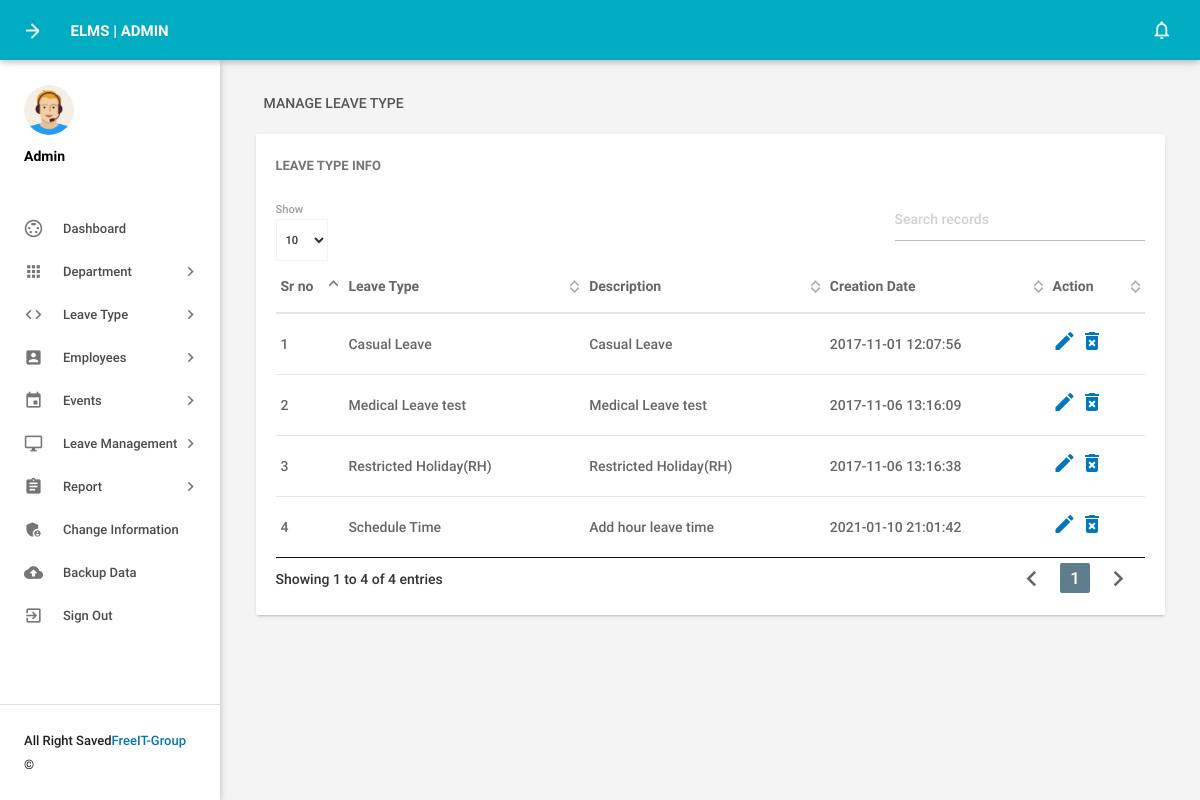
Screenshot of /admin/manageleavetype.php (signed in) with the database file from the repository.
### tables this page shows
CREATE TABLE `tblleavetype` (
  `id` int(11) NOT NULL,
  `LeaveType` varchar(200) DEFAULT NULL,
  `Description` mediumtext,
  `CreationDate` timestamp NOT NULL DEFAULT CURRENT_TIMESTAMP
);

### admin/manageleavetype.php (the view, shortened to what this page needs)
<?php
include('includes/config.php');
if(strlen($_SESSION['alogin'])==0)
    {
header('location:index.php');
}
else{
 ?>
<!DOCTYPE html>
<html lang="en">
    <head>
        <link type="text/css" rel="stylesheet" href="../assets/plugins/materialize/css/materialize.min.css"/>
        <link href="../assets/plugins/material-preloader/css/materialPreloader.min.css" rel="stylesheet">
        <link href="../assets/plugins/datatables/css/jquery.dataTables.min.css" rel="stylesheet">
        <link href="../assets/css/alpha.min.css" rel="stylesheet" type="text/css"/>
        <link href="../assets/css/custom.css" rel="stylesheet" type="text/css"/>
    </head>
    <body>
       <?php include('includes/header.php');?>
       <?php include('includes/sidebar.php');?>
            <main class="mn-inner">
                <div class="row">
                    <div class="col s12">
                        <div class="page-title">Manage Leave Type</div>
                    </div>
                    <div class="col s12 m12 l12">
                        <div class="card">
                            <div class="card-content">
                                <span class="card-title">Leave Type Info</span>
                                <table id="example" class="display responsive-table ">
                                    <thead>
                                        <tr>
                                            <th>Sr no</th>
                                            <th>Leave Type</th>
                                            <th>Description</th>
                                            <th>Creation Date</th>
                                            <th>Action</th>
                                        </tr>
                                    </thead>
                                    <tbody>
<?php $sql = "SELECT * from tblleavetype";
$query = $dbh -> prepare($sql);
$query->execute();
$results=$query->fetchAll(PDO::FETCH_OBJ);
$cnt=1;
if($query->rowCount() > 0)
{
foreach($results as $result)
{               ?>
                                        <tr>
                                            <td> <?php echo htmlentities($cnt);?></td>
                                            <td><?php echo htmlentities($result->LeaveType);?></td>
                                            <td><?php echo htmlentities($result->Description);?></td>
                                            <td><?php echo htmlentities($result->CreationDate);?></td>
                                            <td><a href="editleavetype.php?lid=<?php echo htmlentities($result->id);?>"><i class="material-icons">mode_edit</i></a>
                                            <a href="manageleavetype.php?del=<?php echo htmlentities($result->id);?>" onclick="return confirm('Do you want to delete');"> <i class="material-icons">delete_forever</i></a> </td>
                                        </tr>
                                         <?php $cnt++;} }?>
                                    </tbody>
                                </table>
                            </div>
                        </div>
                    </div>
                </div>
            </main>
        </div>
        <div class="left-sidebar-hover"></div>
    </body>
</html>
<?php } ?>

### rows the page displays
tblleavetype: LeaveType "Casual Leave", Description "Casual Leave", CreationDate "2017-11-01 12:07:56"
tblleavetype: LeaveType "Medical Leave test", Description "Medical Leave test", CreationDate "2017-11-06 13:16:09"
tblleavetype: LeaveType "Restricted Holiday(RH)", Description "Restricted Holiday(RH)", CreationDate "2017-11-06 13:16:38"
tblleavetype: LeaveType "Schedule Time", Description "Add hour leave time", CreationDate "2021-01-10 21:01:42"
